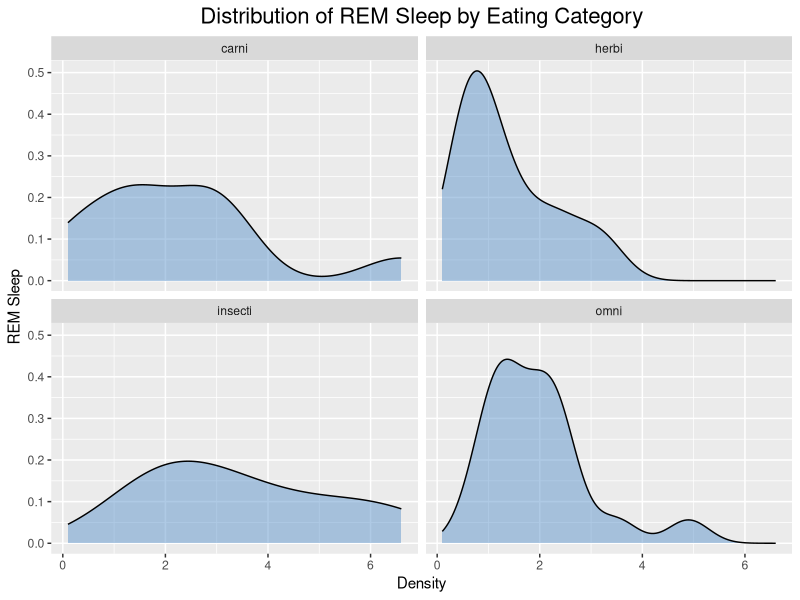

Write the R code that produced this figure.
# anova analysis
library(tidyverse)

# get data
df <- msleep %>%
  select(vore, sleep_rem) %>%
  drop_na()

# density plots of rem sleep -> facet by eating category
df %>%
  ggplot(aes(x = sleep_rem, y = ..density..)) +
  geom_density(fill = "#6195CC", alpha = .5) +
  facet_wrap(~vore) +
  labs(title = "Distribution of REM Sleep by Eating Category",
       x = "Density",
       y = "REM Sleep") +
  theme(plot.title = element_text(hjust = 0.5, size = 16))

## null hypothesis: no difference in the avg rem sleep across eating categories

# model 1 - anova analysis

model_1 <- aov(sleep_rem ~ vore, data = df)

summary(model_1)

## p < .05 -> reject null that there is no difference
## statistically significant, true difference

# all of the above in one step
msleep %>%
  select(vore, sleep_rem) %>%
  drop_na() %>%
  aov(sleep_rem ~ vore, data = .) %>%
  summary()